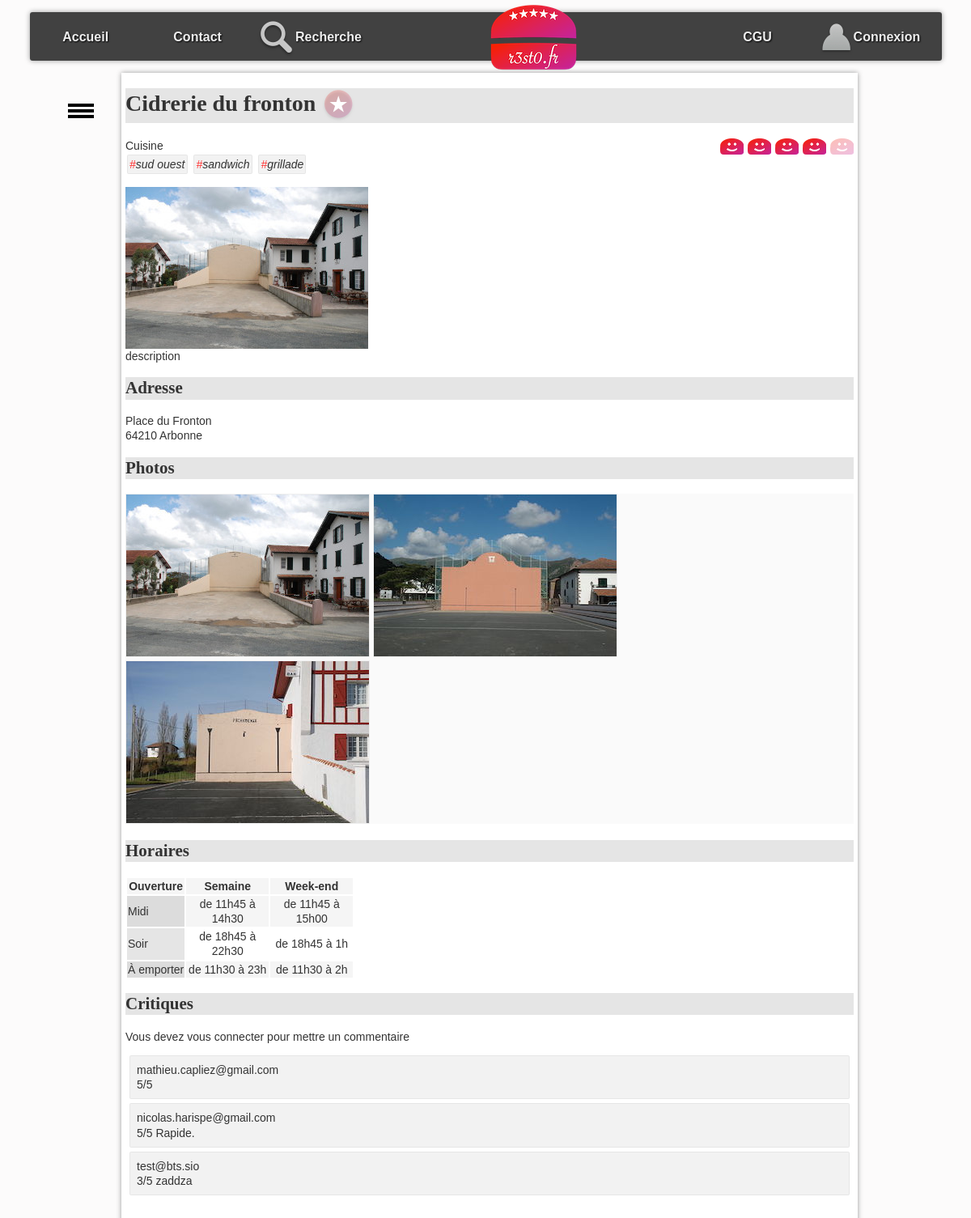
/?action=detail&idR=4, run on the app's committed database.
### tables this page shows
CREATE TABLE IF NOT EXISTS `resto` (
  `idR` bigint NOT NULL,
  `nomR` varchar(255) DEFAULT NULL,
  `numAdrR` varchar(20) DEFAULT NULL,
  `voieAdrR` varchar(255) DEFAULT NULL,
  `cpR` char(5) DEFAULT NULL,
  `villeR` varchar(255) DEFAULT NULL,
  `latitudeDegR` float DEFAULT NULL,
  `longitudeDegR` float DEFAULT NULL,
  `descR` text,
  `horairesR` text,
  PRIMARY KEY (`idR`)
);

CREATE TABLE IF NOT EXISTS `typecuisine` (
  `idTC` bigint NOT NULL,
  `libelleTC` varchar(255) DEFAULT NULL,
  PRIMARY KEY (`idTC`)
);

CREATE TABLE IF NOT EXISTS `photo` (
  `idP` bigint NOT NULL,
  `cheminP` varchar(255) DEFAULT NULL,
  `idR` bigint DEFAULT NULL,
  PRIMARY KEY (`idP`),
  KEY `idR` (`idR`)
);

CREATE TABLE IF NOT EXISTS `critiquer` (
  `idR` bigint NOT NULL,
  `mailU` varchar(150) NOT NULL,
  `note` int DEFAULT NULL,
  `commentaire` varchar(4096) DEFAULT NULL,
  PRIMARY KEY (`idR`,`mailU`),
  KEY `mailU` (`mailU`)
);

### controleur/detailResto.php (called while the page is built, shortened)
<?php
include_once "$racine/modele/bd.resto.inc.php";
include_once "$racine/modele/bd.typecuisine.inc.php";
include_once "$racine/modele/bd.photo.inc.php";
include_once "$racine/modele/bd.critiquer.inc.php";
include_once "$racine/modele/bd.aimer.inc.php";
include_once "$racine/modele/authentification.inc.php";
$idR = $_GET["idR"];
$unResto = getRestoByIdR($idR);
$lesTypesCuisine = getTypesCuisineByIdR($idR);
$lesPhotos = getPhotosByIdR($idR);
$noteMoy = round(getNoteMoyenneByIdR($idR), 0);
$mailU = getMailULoggedOn();
$aimer = getAimerById($mailU, $idR);
$critiques = getCritiquerByIdR($idR);
include "$racine/vue/entete.html.php";
include "$racine/vue/vueDetailResto.php";
include "$racine/vue/pied.html.php";
?>

### index.php (called while the page is built, shortened)
<?php
include "getRacine.php";
include_once "$racine/modele/authentification.inc.php";
if (isset($_GET["action"])) {
    $action = $_GET["action"];
}
else {
    $action = "defaut";
}
$fichier = controleurPrincipal($action);
include "$racine/controleur/$fichier";
?>

### modele/bd.resto.inc.php (called while the page is built, shortened)
<?php
function getRestoByIdR($idR) {
    try {
        $cnx = connexionPDO();
        $req = $cnx->prepare("select * from resto where idR=:idR");
        $req->bindValue(':idR', $idR, PDO::PARAM_INT);
        $req->execute();
        $resultat = $req->fetch(PDO::FETCH_ASSOC);
    } catch (PDOException $e) {
        print "Erreur !: " . $e->getMessage();
        die();
    }
    return $resultat;
}
?>

### modele/bd.aimer.inc.php (called while the page is built, shortened)
<?php
function getAimerById($mailU, $idR){
    try {
        $cnx = connexionPDO();
        $req = $cnx->prepare("select * from aimer where mailU=:mailU and  idR=:idR");
        $req->bindValue(':idR', $idR, PDO::PARAM_INT);
        $req->bindValue(':mailU', $mailU, PDO::PARAM_STR);
        $req->execute();
        $resultat = $req->fetch(PDO::FETCH_ASSOC);
    } catch (PDOException $e) {
        print "Erreur !: " . $e->getMessage();
        die();
    }
    return $resultat;
}
?>

### modele/bd.critiquer.inc.php (called while the page is built, shortened)
<?php
function getCritiquerByIdR($idR) {
    $resultat = array();
    try {
        $cnx = connexionPDO();
        $req = $cnx->prepare("select * from critiquer where idR=:idR");
        $req->bindValue(':idR', $idR, PDO::PARAM_INT);
        $req->execute();
        $ligne = $req->fetch(PDO::FETCH_ASSOC);
        while ($ligne) {
            $resultat[] = $ligne;
            $ligne = $req->fetch(PDO::FETCH_ASSOC);
        }
    } catch (PDOException $e) {
        print "Erreur !: " . $e->getMessage();
        die();
    }
    return $resultat;
}
function getNoteMoyenneByIdR($idR) {
    try {
        $cnx = connexionPDO();
        $req = $cnx->prepare("select avg(note) from critiquer where idR=:idR");
        $req->bindValue(':idR', $idR, PDO::PARAM_INT);
        $req->execute();
        $resultat = $req->fetch(PDO::FETCH_ASSOC);
    } catch (PDOException $e) {
        print "Erreur !: " . $e->getMessage();
        die();
    }
    if ($req->rowCount()>0){
        return $resultat["avg(note)"];
    }
    else{
        return 0;
    }
}
?>

### modele/bd.typecuisine.inc.php (called while the page is built, shortened)
<?php
function getTypesCuisineByIdR($idR){
    $resultat = array();
    try {
        $cnx = connexionPDO();
        $req = $cnx->prepare("select typeCuisine.* from typeCuisine,proposer where typeCuisine.idTC = proposer.idTC and proposer.idR = :idR");
        $req->bindValue(':idR', $idR, PDO::PARAM_INT);
        $req->execute();
        $ligne = $req->fetch(PDO::FETCH_ASSOC);
        while ($ligne) {
            $resultat[] = $ligne;
            $ligne = $req->fetch(PDO::FETCH_ASSOC);
        }
    } catch (PDOException $e) {
        print "Erreur !: " . $e->getMessage();
        die();
    }
    return $resultat;
}
?>

### modele/bd.photo.inc.php (called while the page is built, shortened)
<?php
function getPhotosByIdR($idR) {
    $resultat = array();
    try {
        $cnx = connexionPDO();
        $req = $cnx->prepare("select * from photo where idR=:idR");
        $req->bindValue(':idR', $idR, PDO::PARAM_INT);
        $req->execute();
        $ligne = $req->fetch(PDO::FETCH_ASSOC);
        while ($ligne) {
            $resultat[] = $ligne;
            $ligne = $req->fetch(PDO::FETCH_ASSOC);
        }
    } catch (PDOException $e) {
        print "Erreur !: " . $e->getMessage();
        die();
    }
    return $resultat;
}
?>

### modele/authentification.inc.php (called while the page is built, shortened)
<?php
function isLoggedOn() {
    $ret = false;
    return $ret;
}
?>

### vue/vueDetailResto.php (the view, shortened to what this page needs)
<h1><?= $unResto['nomR']; ?>
    <?php if ($aimer != false) { ?>
        <a href="./?action=aimer&idR=<?= $unResto['idR']; ?>" ><img class="aimer" src="images/aime.png" alt="j'aime ce restaurant"></a>
    <?php } else { ?>
        <a href="./?action=aimer&idR=<?= $unResto['idR']; ?>" ><img class="aimer" src="images/aimepas.png" alt="je n'aime pas encore ce restaurant"></a>
    <?php } ?>
</h1>
<span id="note">
    <?php for ($i = 1; $i <= 5; $i++) { ?>
        <a class="aimer" href="./?action=noter&note=<?= $i ?>&idR=<?= $unResto['idR']; ?>" >
            <?php if ($i <= $noteMoy) { ?>
                <img class="note" src="images/like.png" alt="">
            <?php } else { ?>
                <img class="note" src="images/neutre.png" alt="line neutre">
            <?php } ?>
        </a>
    <?php } ?>
</span>
<section>
    Cuisine <br />
    <ul id="tagFood">
        <?php for ($j = 0; $j < count($lesTypesCuisine); $j++) { ?>
            <li class="tag"><span class="tag">#</span><?= $lesTypesCuisine[$j]["libelleTC"] ?></li>
        <?php } ?>
    </ul>
</section>
<p id="principal">
    <?php if (count($lesPhotos) > 0) { ?>
        <img src="photos/<?= $lesPhotos[0]["cheminP"] ?>" alt="photo du restaurant" />
    <?php } ?>
    <br />
    <?= $unResto['descR']; ?>
</p>
<h2 id="adresse">
    Adresse
</h2>
<p>
    <?= $unResto['voieAdrR']; ?><br />
    <?= $unResto['cpR']; ?>
    <?= $unResto['villeR']; ?>
</p>
<h2 id="photos">
    Photos
</h2>
<ul id="galerie">
    <?php for ($i = 0; $i < count($lesPhotos); $i++) { ?>
        <li> <img class="galerie" src="photos/<?= $lesPhotos[$i]["cheminP"] ?>" alt="" /></li>
    <?php } ?>
</ul>
<h2 id="horaires">
    Horaires
</h2>
<?= $unResto['horairesR']; ?>
<h2 id="crit">Critiques</h2>
<?php if (isLoggedOn()){ ?>
    <form action="" method="post">
        <label for="commentaire">Commentaire:</label>
        <input type="text" id="commentaire" name="commentaire" required>
        <br>
        <label for="note">Note (1-5):</label>
        <input type="number" id="notes" name="note" min="1" max="5" required>
        <input type="hidden" name="idR" value="<?= $unResto['idR']; ?>">
        <br>
        <input type="submit" value="Ajouter Critique">
    </form>
<?php } else {
    echo "Vous devez vous connecter pour mettre un commentaire";
} ?>
<ul id="critiques">
    <?php for ($i = 0; $i < count($critiques); $i++) { ?>
        <li>
            <span>
                <?= $critiques[$i]["mailU"] ?>
            </span>
            <div>
                <span>
                    <?php
                    if ($critiques[$i]["note"]) {
                        echo $critiques[$i]["note"] . "/5";
                    }
                    ?>
                </span>
                <span><?= $critiques[$i]["commentaire"] ?> </span>
            </div>
        </li>
    <?php } ?>
</ul>

### css/base.css (style rules this page uses)
:root { --largeurPage: 900px; --largeurMenuCont : 200px; --margeCalc: calc((100% - var(--largeurPage)) / 2); --margeMenuHaut : 15px; --hauteurMenuGene:60px; --coulA1:#5A7694; --coulA2:#D7E5ED; --coulB1:#566459; --coulB2:#90974A; --coulC:#CDBCA0; --fondC:#fcfbfb; --padding_cote:5px; }
body { font-family: Arial; color : #333; font-size : 14px; line-height : 1.3; scroll-behavior: smooth; background-color : var(--fondC); }
a.aimer { text-decoration: none; }

### css/cgu.css (style rules this page uses)
h1,h2,h3,h4 { font-family: Futura; background-color : rgba(0,0,0,0.1); }
td.cell { text-align : center; width : 100px; }
td.label { background-color : rgba(0,0,0,0.1); }
tr:nth-child(odd) { background-color : rgb(245,245,245); }

### css/corps.css (style rules this page uses)
#tagFood { display:inline-block; padding-left : 0px; font-style: italic; margin : 0px; }
li.tag { display:inline-block; border:1px solid rgba(0,0,0,0.05); background-color:rgba(0,0,0,0.05); padding:2px; margin:2px; border-radius: 2px; }
span.tag { color:rgb(255,50,50); }
#galerie { margin-top : 0px; margin-bottom : 20px; padding-left : 0px; background-color : rgb(250,250,250); }
#galerie li { display : inline-block; }
img.note { padding-left : 1px; vertical-align : sub; }
img.galerie { border:1px solid rgb(239,239,239); }
#note { float : right; }
img.aimer { vertical-align : middle; }
#critiques { list-style-type : none; padding-left : 0px; }
#critiques>li { border:1px solid rgba(0,0,0,0.05); background-color:rgba(0,0,0,0.05); padding:8px; margin:5px; border-radius: 2px; }

### data on the page
resto: nomR "Cidrerie du fronton", descR "description", voieAdrR "Place du Fronton", cpR "64210", villeR "Arbonne", horairesR "Ouverture Semaine Week-end Midi de 11h45 à 14h30 de 11h45 à 15h00 Soir de 18h45 à 22h30 de 18h45 à 1h À emporter de 11h30 à 23h de 11h30 à 2h"
typecuisine: libelleTC "sud ouest"
typecuisine: libelleTC "sandwich"
typecuisine: libelleTC "grillade"
photo: cheminP (picture)
photo: cheminP (picture)
photo: cheminP (picture)
critiquer: mailU "mathieu.capliez@gmail.com", note "5"
critiquer: mailU "nicolas.harispe@gmail.com", note "5", commentaire "Rapide."
critiquer: mailU "test@bts.sio", note "3", commentaire "zaddza"
